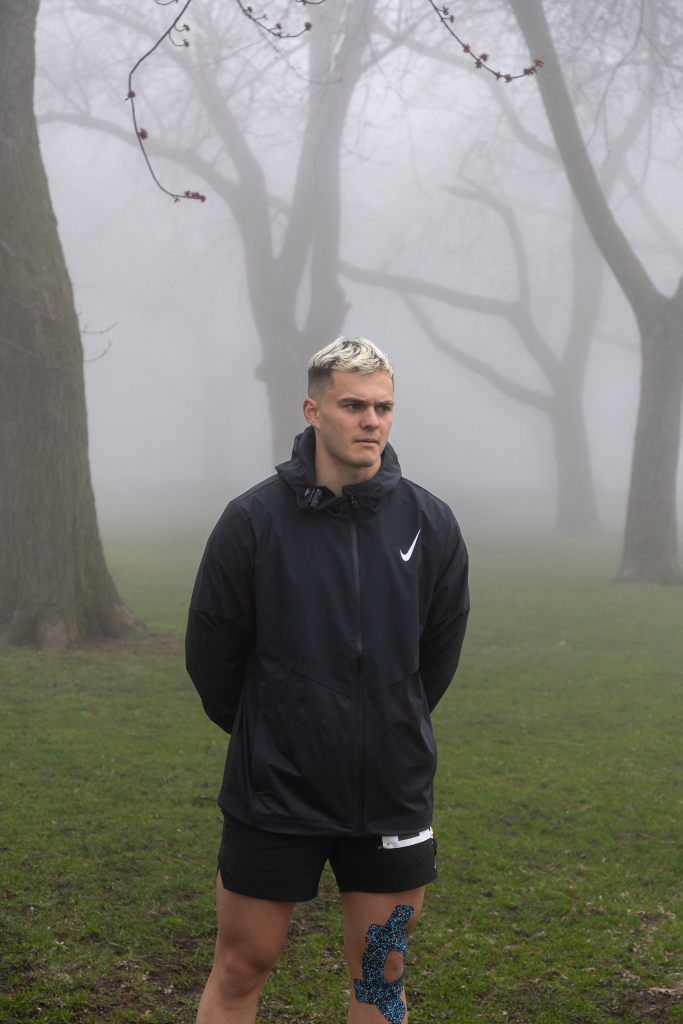
#> input picture portfolio/48hrUltra-13.jpg, 1365 x 2048 px (shown at 1/2 size); its folder holds 4 pictures in this run
$ python build_portfolio.py
#> lines starting #> are read from the running program, lines starting #| are printed output that depends on the picture
#!/usr/bin/env python3
"""
Scan the portfolio/ folder, generate lightweight thumbnails, and (re)generate
portfolio/manifest.json.

Why thumbnails?
    The originals are full-resolution (some 15+ MB). Loading 90+ of those into
    a grid is painfully slow on mobile. Instead the grid loads small thumbnails
    from portfolio/thumbs/, and the full-resolution original is only fetched
    when someone opens the lightbox or downloads the photo.

The portfolio page (portfolio.html) reads manifest.json to know which images
to display, because a static site can't list a folder's contents at runtime.

Usage:
    python build_portfolio.py

Normally you never run this by hand — the GitHub Action
(.github/workflows/build-portfolio.yml) runs it automatically on every push.
Running it locally before a push works too.

Requires Pillow:  pip install Pillow
"""

import json
import pathlib

from PIL import Image, ImageOps

# EXIF tag IDs we care about for ordering
EXIF_DATETIME_ORIGINAL = 36867   # when the photo was actually taken
EXIF_DATETIME = 306              # generic "date/time" fallback
EXIF_SUBIFD = 0x8769             # pointer to the Exif sub-IFD holding 36867

# Folders / files, relative to this script's location
ROOT = pathlib.Path(__file__).resolve().parent
PORTFOLIO_DIR = ROOT / "portfolio"
THUMBS_DIR = PORTFOLIO_DIR / "thumbs"
MANIFEST = PORTFOLIO_DIR / "manifest.json"

# Image types we publish
IMAGE_EXTS = {".jpg", ".jpeg", ".png", ".webp", ".gif", ".avif"}

# Longest edge of a generated thumbnail, in pixels. The grid columns are ~320px
# wide, so ~720px stays crisp on retina screens while keeping the grid fast.
# (The full-resolution original is always used for the lightbox and downloads.)
THUMB_MAX_EDGE = 720
THUMB_QUALITY = 72


def caption_from_file(stem: str) -> str:
    """Turn 'swiss_vict' into 'Swiss Vict' for the alt text."""
    return " ".join(part.capitalize() for part in stem.replace("-", " ").replace("_", " ").split())


# Sentinel for files with no real capture date (screenshots, exported PNGs, etc.).
# It's smaller than any real "YYYY:MM:DD ..." date, so with newest-first sorting
# these land at the very bottom of the gallery.
NO_DATE = "0000:00:00 00:00:00"


def capture_key(path: pathlib.Path) -> str:
    """
    Return a sortable 'YYYY:MM:DD HH:MM:SS' string for when the photo was taken.

    Prefers the EXIF capture date, then the generic EXIF date. Files with no EXIF
    date at all (e.g. screenshots / PNG exports) return NO_DATE so they sort to the
    bottom. The format is fixed-width, so plain string comparison sorts
    chronologically. (We deliberately don't fall back to file modification time:
    on a fresh CI checkout every file shares the same mtime, which would be
    meaningless.)
    """
    try:
        with Image.open(path) as im:
#> im is the input picture: PIL image 1365x2048 RGB; mean R, G, B 124.4, 124.2, 116.1
            exif = im.getexif()
            if exif:
                # DateTimeOriginal lives in the Exif sub-IFD
                try:
                    sub = exif.get_ifd(EXIF_SUBIFD)
#> sub = 33 items
                    dt = sub.get(EXIF_DATETIME_ORIGINAL)
#> dt = '2026:04:17 18:14:00'
                except Exception:
                    dt = None
                if not dt:
                    dt = exif.get(EXIF_DATETIME)
                if isinstance(dt, str) and dt.strip():
                    return dt.strip()
    except Exception:
        pass

    return NO_DATE


def make_thumb(src: pathlib.Path, dest: pathlib.Path) -> None:
    """Write a downscaled JPEG thumbnail of `src` to `dest` (skips if up to date)."""
    if dest.exists() and dest.stat().st_mtime >= src.stat().st_mtime:
        return  # thumbnail already current

    with Image.open(src) as im:
        im = ImageOps.exif_transpose(im)          # respect camera rotation
        im.thumbnail((THUMB_MAX_EDGE, THUMB_MAX_EDGE))
        if im.mode not in ("RGB", "L"):
            im = im.convert("RGB")                # drop alpha / palette for JPEG
        im.save(dest, "JPEG", quality=THUMB_QUALITY, optimize=True, progressive=True)
    print(f"  thumb: {dest.name}")


def main() -> None:
    PORTFOLIO_DIR.mkdir(exist_ok=True)
    THUMBS_DIR.mkdir(exist_ok=True)

    images = [
        p for p in PORTFOLIO_DIR.iterdir()
        if p.is_file() and p.suffix.lower() in IMAGE_EXTS
    ]
    # Newest first by capture date; filename breaks ties for a stable order.
    images.sort(key=lambda p: (capture_key(p), p.name), reverse=True)
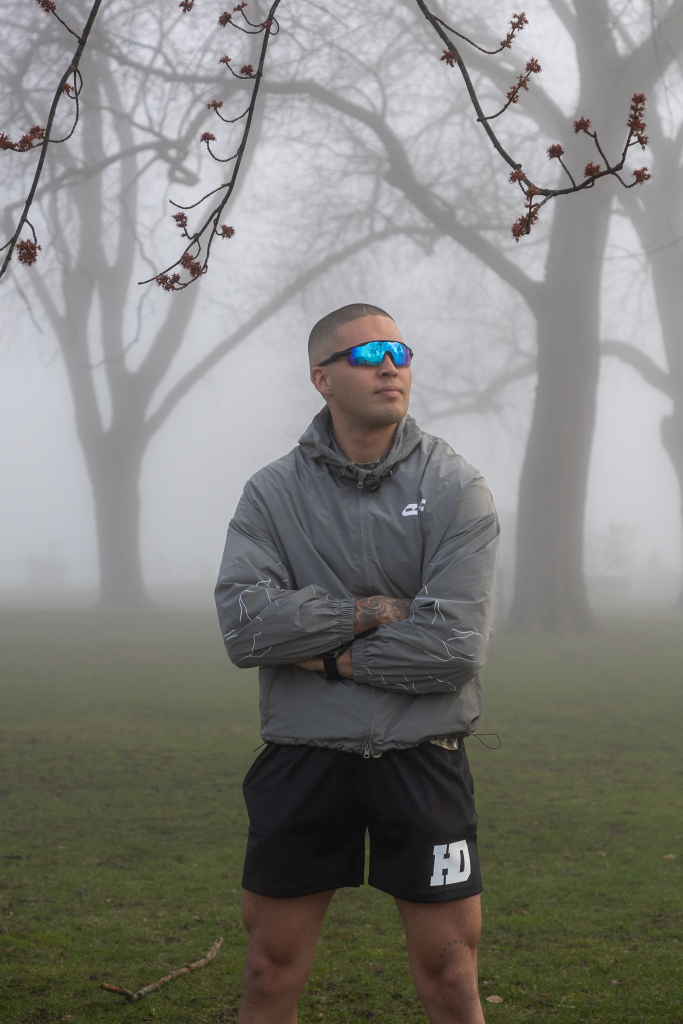
#> input picture portfolio/48hrUltra-31.jpg, 1365 x 2048 px (shown at 1/2 size)
#> in capture_key, im is the input picture: PIL image 1365x2048 RGB; mean R, G, B 127.5, 127.1, 122.2
#> in capture_key (call 2), `dt = sub.get(EXIF_DATETIME_ORIGINAL)`: dt = '2026:04:17 18:44:19'
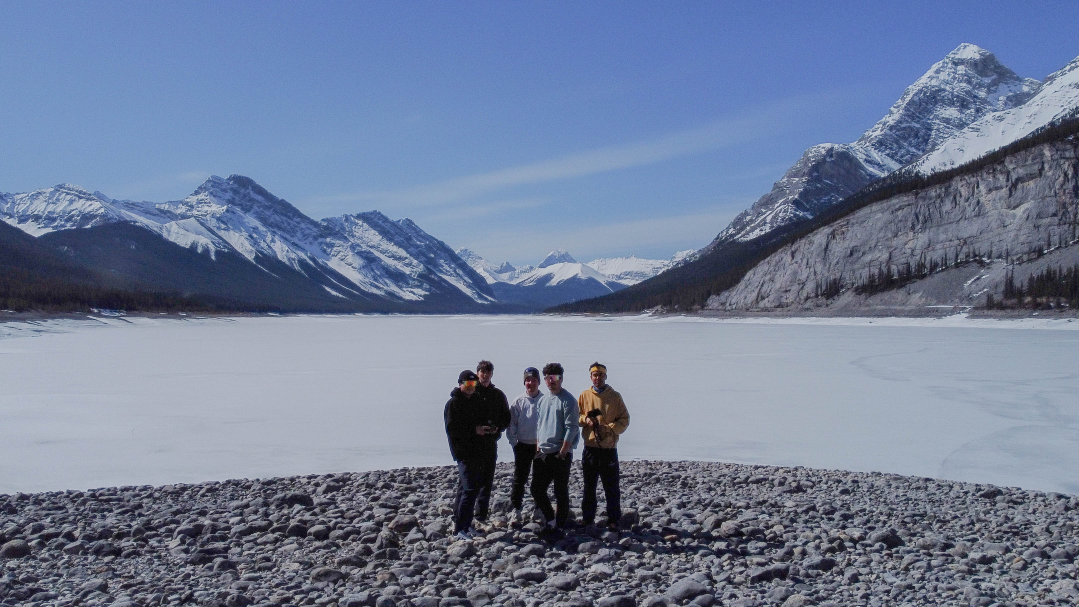
#> input picture portfolio/DJI_0382.jpg, 3237 x 1821 px (shown at 1/3 size)
#> in capture_key, im is the input picture: PIL image 3237x1821 RGB; mean R, G, B 111.7, 125, 152.4
#> in capture_key (call 3), `sub = exif.get_ifd(EXIF_SUBIFD)`: sub = 31 items
#> in capture_key (call 3), `dt = sub.get(EXIF_DATETIME_ORIGINAL)`: dt = '2025:05:01 10:59:19'
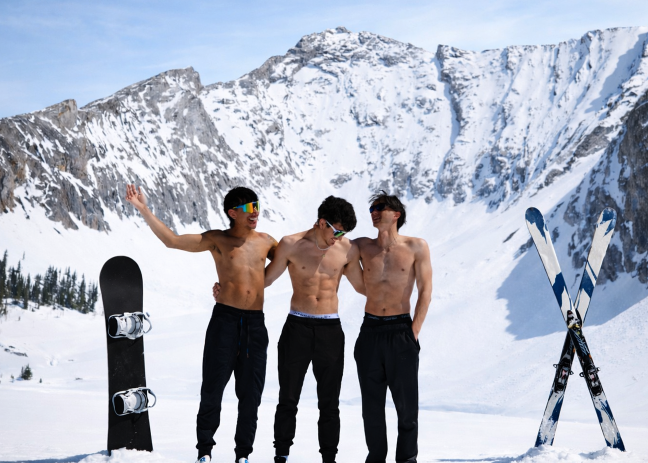
#> input picture portfolio/IMG_6658.PNG, 1296 x 925 px (shown at 1/2 size)
#> in capture_key, im is the input picture: PIL image 1296x925 RGB; mean R, G, B 172.3, 177.4, 190.7

    # Remove orphaned thumbnails whose source image is gone.
    valid_thumb_names = {p.stem + ".jpg" for p in images}
    for t in THUMBS_DIR.glob("*.jpg"):
        if t.name not in valid_thumb_names:
            t.unlink()
            print(f"  removed orphan thumb: {t.name}")

    manifest = []
    for p in images:
        thumb_name = p.stem + ".jpg"
        make_thumb(p, THUMBS_DIR / thumb_name)
        manifest.append({
            "file": p.name,                       # full-res original (lightbox + download)
            "thumb": "thumbs/" + thumb_name,       # small image for the grid
            "alt": caption_from_file(p.stem),
        })

    MANIFEST.write_text(json.dumps(manifest, indent=2) + "\n", encoding="utf-8")
    print(f"Wrote {MANIFEST.relative_to(ROOT)} with {len(manifest)} image(s).")


if __name__ == "__main__":
#> (the run stopped early here; a loop or call above may not have finished)
